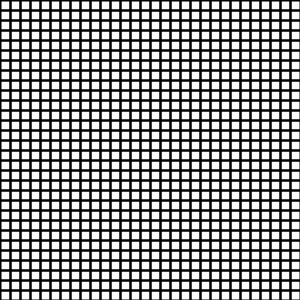
Frame 1 (no input)
Frame 60 (the mouse pressed at the canvas centre just before this capture): identical to frame 1, image omitted
Frame 120 (the mouse held since frame 60 and released just before this capture): identical to frame 1, image omitted

The Processing sketch that drew this single still picture (run headless with seeded random() and noise(); from frame 60 on, the mouse is pressed at the canvas centre):

// Processing sketch: moire_patron
// ── moire_patron.pde
int savedTime;
int totalTime = 3000;

void setup(){
  size(300, 300);
  background(200);
  noFill();
  strokeWeight(2);
  savedTime = millis();
}

void draw(){
  background(250);

  int passedTime = millis() - savedTime;

  if (passedTime < totalTime){
    patron1();
  }else if (passedTime > totalTime && passedTime < 2 * totalTime){
    patron2();
  }else if (passedTime > 2 * totalTime && passedTime < 5 * totalTime){
    patron1();
    patron2();
  }else{
    savedTime = millis();
  }
}

void patron1(){
  for (int i = 0; i < width; i += 10){
    for (int j = 0; j < height; j += 10){
      rect(i, j, 10, 10);
    }
  }
}

void patron2(){
  translate(-60, 96);
  rotate(-PI / 6.0);
  for (int i = 0; i < width + 10; i += 10){
    for (int j = 0; j < height + 10; j += 10){
      rect(i, j, 10, 10);
    }
  }
}
